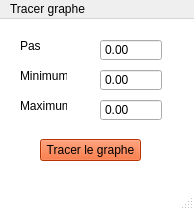
<?xml version="1.0" encoding="UTF-8"?>
<ui version="4.0">
 <class>MainWindow</class>
 <widget class="QMainWindow" name="MainWindow">
  <property name="geometry">
   <rect>
    <x>0</x>
    <y>0</y>
    <width>194</width>
    <height>210</height>
   </rect>
  </property>
  <property name="windowTitle">
   <string>MainWindow</string>
  </property>
  <property name="windowIcon">
   <iconset resource="Ressources.qrc">
    <normaloff>:/Images/Pacha_Infobox.jpg</normaloff>:/Images/Pacha_Infobox.jpg</iconset>
  </property>
  <property name="styleSheet">
   <string notr="true">QMainWindow{
	background-color: #FFFFFF
}

</string>
  </property>
  <widget class="QWidget" name="centralwidget">
   <widget class="QPushButton" name="pushButton_7">
    <property name="geometry">
     <rect>
      <x>40</x>
      <y>120</y>
      <width>101</width>
      <height>22</height>
     </rect>
    </property>
    <property name="styleSheet">
     <string notr="true">QPushButton{
	background-color: #FF4901
}

QPushButton:pressed{
	background-color: #FFA500
}</string>
    </property>
    <property name="text">
     <string>Tracer le graphe</string>
    </property>
   </widget>
   <widget class="QDoubleSpinBox" name="doubleSpinBox">
    <property name="geometry">
     <rect>
      <x>100</x>
      <y>20</y>
      <width>62</width>
      <height>22</height>
     </rect>
    </property>
    <property name="buttonSymbols">
     <enum>QAbstractSpinBox::NoButtons</enum>
    </property>
   </widget>
   <widget class="QDoubleSpinBox" name="doubleSpinBox_2">
    <property name="geometry">
     <rect>
      <x>100</x>
      <y>50</y>
      <width>62</width>
      <height>22</height>
     </rect>
    </property>
    <property name="buttonSymbols">
     <enum>QAbstractSpinBox::NoButtons</enum>
    </property>
    <property name="minimum">
     <double>-99999.000000000000000</double>
    </property>
    <property name="maximum">
     <double>9999.000000000000000</double>
    </property>
   </widget>
   <widget class="QDoubleSpinBox" name="doubleSpinBox_3">
    <property name="geometry">
     <rect>
      <x>100</x>
      <y>80</y>
      <width>62</width>
      <height>22</height>
     </rect>
    </property>
    <property name="buttonSymbols">
     <enum>QAbstractSpinBox::NoButtons</enum>
    </property>
    <property name="minimum">
     <double>-9999.000000000000000</double>
    </property>
    <property name="maximum">
     <double>9999.000000000000000</double>
    </property>
   </widget>
   <widget class="QLabel" name="label_3">
    <property name="geometry">
     <rect>
      <x>20</x>
      <y>20</y>
      <width>47</width>
      <height>14</height>
     </rect>
    </property>
    <property name="text">
     <string>Pas</string>
    </property>
   </widget>
   <widget class="QLabel" name="label_4">
    <property name="geometry">
     <rect>
      <x>20</x>
      <y>50</y>
      <width>47</width>
      <height>14</height>
     </rect>
    </property>
    <property name="text">
     <string>Minimum</string>
    </property>
   </widget>
   <widget class="QLabel" name="label_5">
    <property name="geometry">
     <rect>
      <x>20</x>
      <y>80</y>
      <width>47</width>
      <height>14</height>
     </rect>
    </property>
    <property name="text">
     <string>Maximum</string>
    </property>
   </widget>
  </widget>
  <widget class="QMenuBar" name="menubar">
   <property name="geometry">
    <rect>
     <x>0</x>
     <y>0</y>
     <width>194</width>
     <height>21</height>
    </rect>
   </property>
   <widget class="QMenu" name="menuSaisie_de_l_expression">
    <property name="title">
     <string>Tracer graphe</string>
    </property>
   </widget>
   <addaction name="menuSaisie_de_l_expression"/>
  </widget>
  <widget class="QStatusBar" name="statusbar"/>
 </widget>
 <resources>
  <include location="Ressources.qrc"/>
 </resources>
 <connections/>
</ui>
